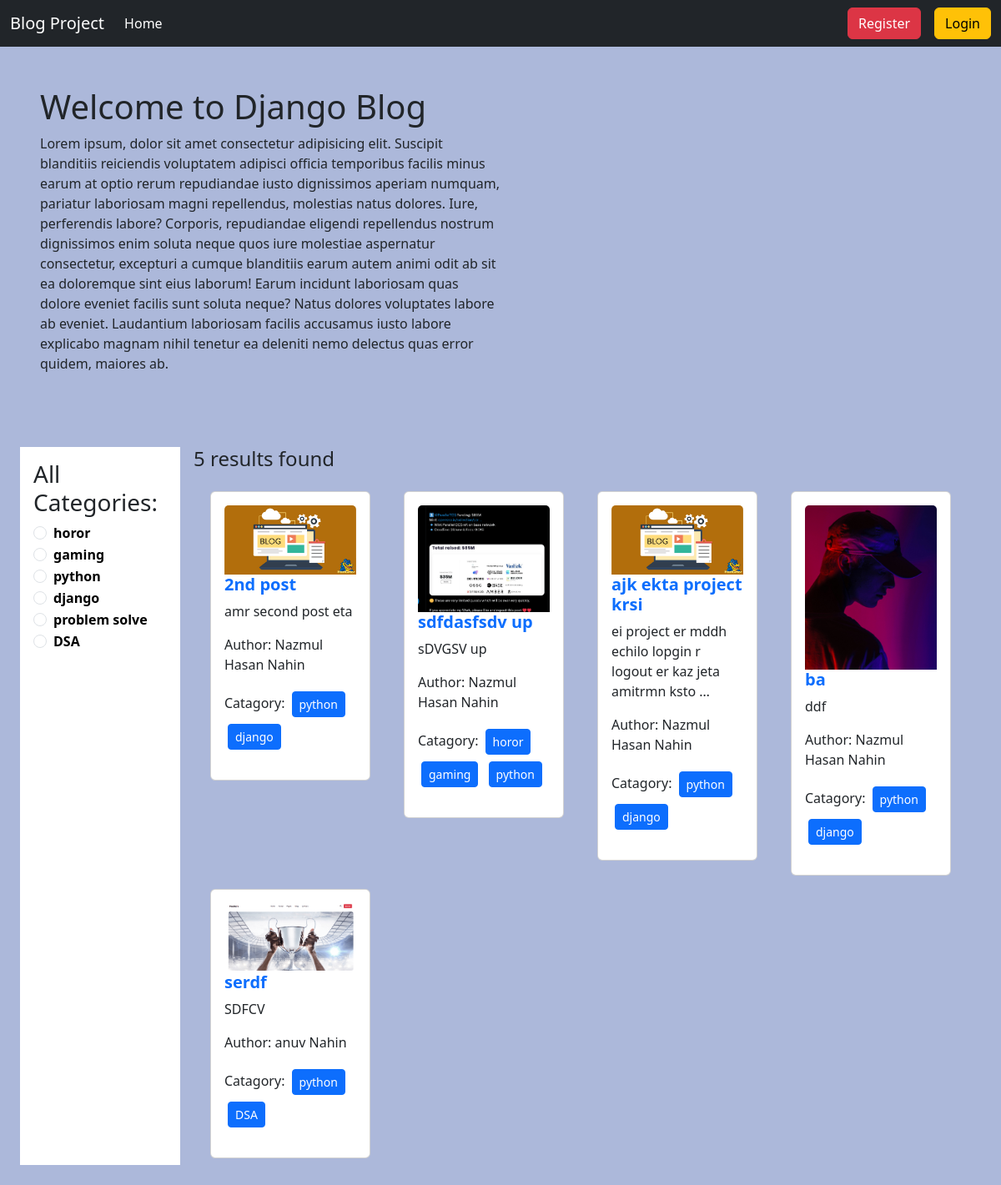
The page /catagory/python on the database as committed earlier.
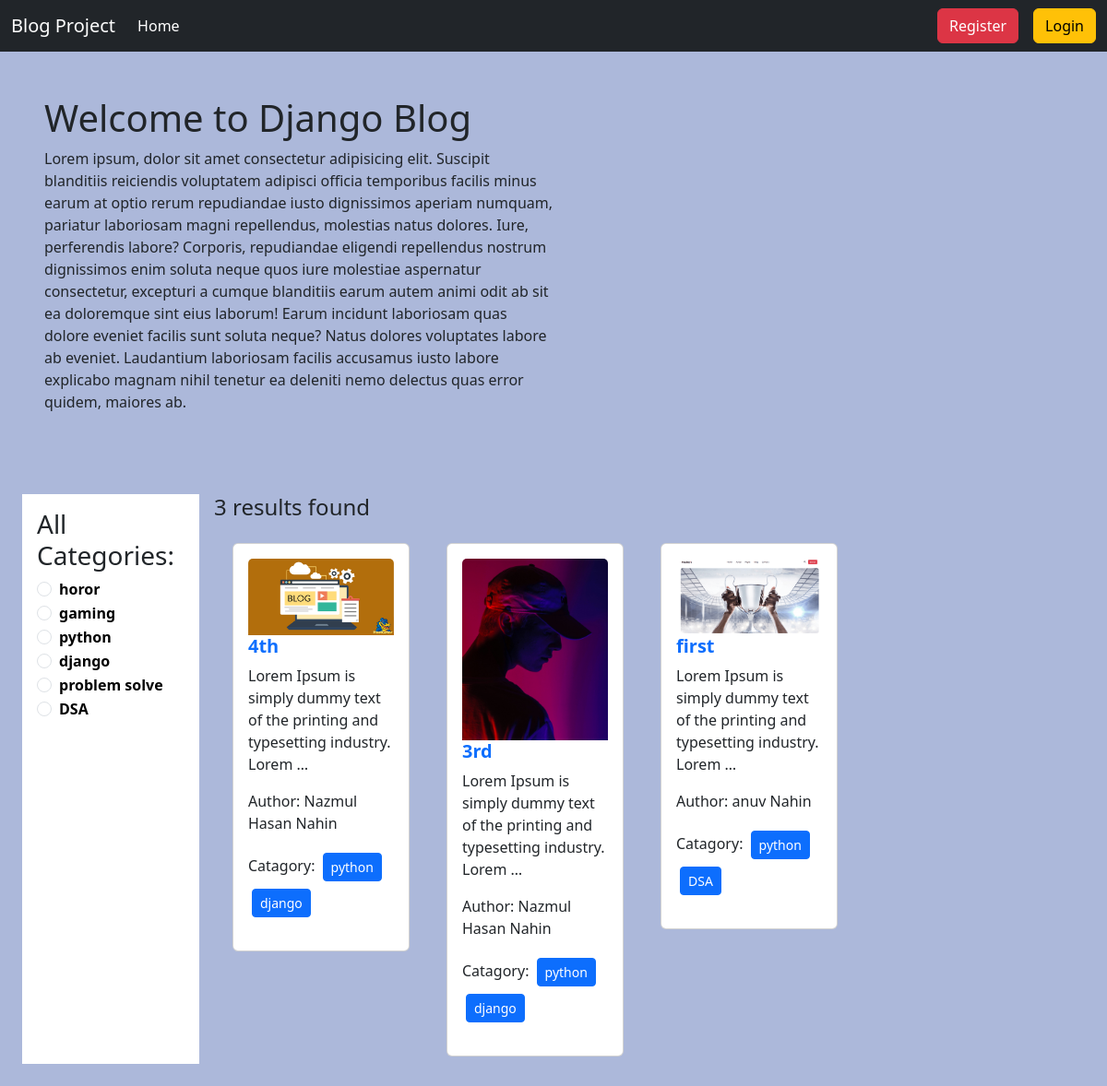
The same page on the database as committed later.
### catagories/models.py (models this page shows, shortened)
class Catagory(models.Model):
    name=models.CharField(max_length=20)
    slug=models.SlugField(max_length=100,unique=True,null=True,blank=True)

### posts/models.py (models this page shows, shortened)
class Posts(models.Model):
    title=models.CharField(max_length=50)
    content=models.TextField()
    category=models.ManyToManyField(Catagory)
    author=models.ForeignKey(User,on_delete=models.CASCADE)
    image=models.ImageField(upload_to="posts/media/uploads/",blank=True,null=True)

### blog_project/views.py (the view)
# urls.py: path("",views.home,name="homepage"),
def home(rq,catagory_slug=None):
    data=Posts.objects.all()
    if catagory_slug is not None:
        catagory=Catagory.objects.get(slug=catagory_slug)
        data=Posts.objects.filter(category=catagory)
    catagories=Catagory.objects.all()
    return render(rq,"home.html",{'data' : data,"catagory":catagories})

### templates/home.html (shortened to what this page needs)
{% extends "base.html" %}
{% block content %}
<div class="d-flex align-content-center flex-wrap px-5 py-5 ">
  <div class="col-6 ">
    <h1>Welcome to Django Blog</h1>
    <p>Lorem ipsum, dolor sit amet consectetur adipisicing elit. Suscipit blanditiis reiciendis voluptatem adipisci officia temporibus facilis minus earum at optio rerum repudiandae iusto dignissimos aperiam numquam, pariatur laboriosam magni repellendus, molestias natus dolores. Iure, perferendis labore? Corporis, repudiandae eligendi repellendus nostrum dignissimos enim soluta neque quos iure molestiae aspernatur consectetur, excepturi a cumque blanditiis earum autem animi odit ab sit ea doloremque sint eius laborum! Earum incidunt laboriosam quas dolore eveniet facilis sunt soluta neque? Natus dolores voluptates labore ab eveniet. Laudantium laboriosam facilis accusamus iusto labore explicabo magnam nihil tenetur ea deleniti nemo delectus quas error quidem, maiores ab.</p>
  </div>
  <div class="col-5 ms-5">
  </div>
</div>
<div class="d-flex flex-wrap p-4">
  <div class="col-2 p-3 bg-white">
    <h3>All Categories:</h3>
    {% for cat in catagory %}
    <div class="form-check">
      <input class="form-check-input" type="radio" name="catagory" id="{{cat.id}}">
      <label class="form-check-label" for="{{cat.id}}">
        <a class="fw-bolder text-black text-decoration-none" href="{% url 'catagory_wise_post' cat.slug %}">{{cat.name}}</a>
      </label>
    </div>
    {% endfor %}
  </div>
  <div class="col-10 px-3">
    <h4>{{data | length}} results found </h4>
    <div class="container">
      <div class="row mt-3">
        {% for post in data %}
        <div class="col-sm-3">
          <div class="card m-2">
            <div class="card-body">
              <img src="{{post.image.url}} " class="card-img-top" alt="">
              <h5 class="card-title fw-bolder"><a class="text-decoration-none" href="{% url 'detail_post' post.id %}">{{ post.title }}</a></h5>
              <p class="card-text">{{ post.content | truncatewords:13 }}</p>
              <p>Author: {{post.author.first_name}} {{post.author.last_name}} </p>
              <p>Catagory:
                {% for cat in post.category.all %}
                <button class="btn btn-primary btn-sm m-1">{{cat.name}}</button>
                {% endfor %}
              </p>
            </div>
          </div>
        </div>
        {% endfor %}
      </div>
    </div>
  </div>
</div>
{% endblock content %}

### templates/base.html (shortened to what this page needs)
<!doctype html>
<html lang="en">
<head>
  <link href="https://cdn.jsdelivr.net/npm/bootstrap@5.3.3/dist/css/bootstrap.min.css" rel="stylesheet"
>
</head>
<body style="background-color : #acb8da">
  <nav class="navbar navbar-expand-lg navbar-dark bg-dark">
    <div class="container-fluid">
      <a class="navbar-brand" href="{% url "homepage" %}">Blog Project</a>
      <div class="collapse navbar-collapse" id="navbarSupportedContent">
        <ul class="navbar-nav me-auto mb-2 mb-lg-0">
          <li class="nav-item">
            <a class="nav-link active" aria-current="page" href="{% url "homepage" %}">Home</a>
          </li>
        </ul>
        <form class="d-flex">
          <ul class="navbar-nav me-auto mb-2 mb-lg-0">
            {% if request.user.is_authenticated %}
            <li class="nav-item">
              <a class="btn btn-danger mx-3" href="{% url "profile" %}">Profile</a>
            </li>
            <li class="nav-item">
              <a class="btn btn-warning" href="{% url "logout" %}">Logout</a>
            </li>
            {% else %}
            <li class="nav-item">
              <a class="btn btn-danger mx-3" href="{% url "register" %}">Register</a>
            </li>
            <li class="nav-item">
              <a class="btn btn-warning" href="{% url "login" %}">Login</a>
            </li>
            {% endif %}
          </ul>
        </form>
      </div>
    </div>
  </nav>
{% block content %}
{% endblock content %}
</body>
</html>

Rows that differ between the two databases and show on the page:
removed Posts: image (picture), title "2nd post", content "amr second post eta", author.first_name "Nazmul Hasan", author.last_name "Nahin", Catagory (name "python"), Catagory (name "django")
removed Posts: image (picture), title "sdfdasfsdv up", content "sDVGSV up", author.first_name "Nazmul Hasan", author.last_name "Nahin", Catagory (name "horor"), Catagory (name "gaming"), Catagory (name "python")
changed Posts (number 1 of 3 on the later page): title "ajk ekta project krsi" → "4th"; content "ei project er mddh echilo lopgin r logout er kaz jeta amitrmn ksto …" → "Lorem Ipsum is simply dummy text of the printing and typesetting industry. Lorem …"
changed Posts (number 2 of 3 on the later page): title "ba" → "3rd"; content "ddf" → "Lorem Ipsum is simply dummy text of the printing and typesetting industry. Lorem …"
changed Posts "anuv": title "serdf" → "first"; content "SDFCV" → "Lorem Ipsum is simply dummy text of the printing and typesetting industry. Lorem …"
Other text that changed with them:
{{ data | length }}: "5" → "3"
